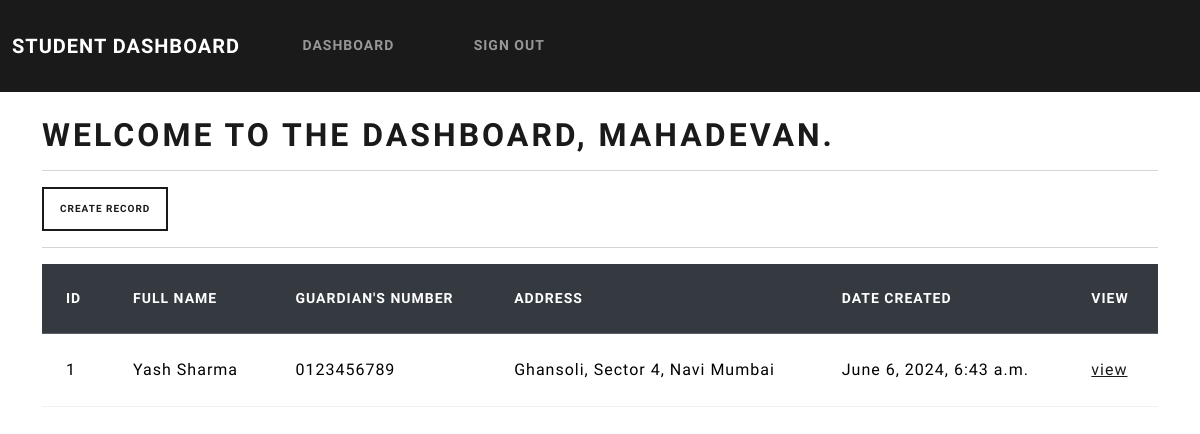
Before: /dashboard/ (signed in) with the older database file.
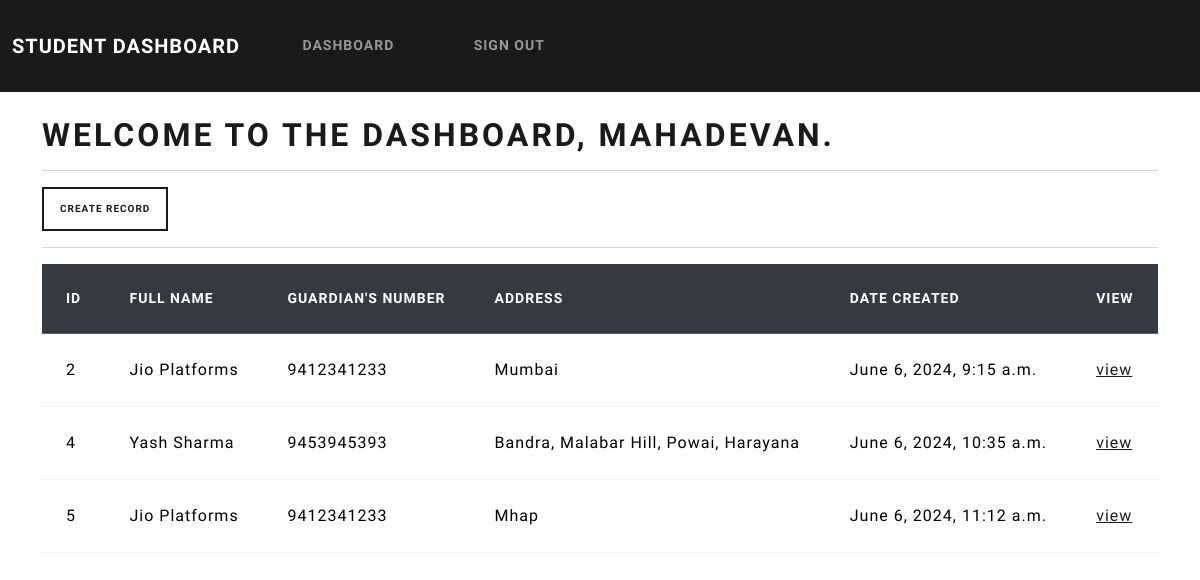
After: the same page with the newer database file.
### dashboard/models.py (models this page shows, shortened)
class studentrecord(models.Model):
    date_creation = models.DateTimeField(auto_now_add=True)
    firstname = models.CharField(max_length=200)
    lastname = models.CharField(max_length=200)
    parentnumber = models.CharField(max_length=10)
    address = models.CharField(max_length=500)

### dashboard/views.py (the view)
# urls.py: path('dashboard/', views.dashboard, name = 'dashboard'),
@login_required(login_url='login')
def dashboard(request):
    therecords = studentrecord.objects.all()
    context = {'records': therecords}
    return render(request, 'dashboard/dashboard.html', context=context)

### dashboard/templates/dashboard/dashboard.html
{% extends 'dashboard/base.html' %}
{% block content %}
<h1>Welcome to the dashboard, {{user}}.</h1>
<hr>
<a href="{% url 'create-record' %}" class="btn btn-outline-primary btn-sm"> Create Record</a>
<hr>
<table class="table table-hover">
    <thead class="table-dark">
        <tr>
            <th scope="col">ID</th>
            <th scope="col">Full Name</th>
            <th scope="col">Guardian's Number</th>
            <th scope="col">Address</th>
            <th scope="col">Date Created</th>
            <th scope="col">View</th>
        </tr>
    </thead>
    <tbody>
        {% if records %}
        {% for record in records %}
        <tr>
            <td> {{record.id}} </td>
            <td> {{record.firstname}} {{record.lastname}}</td>
            <td> {{record.parentnumber}}</td>
            <td> {{record.address}} </td>
            <td> {{record.date_creation}} </td>
            <td><a href="{% url 'record' record.id%}">view</a></td>
        </tr>
        {%endfor%}
        {% endif %}
    </tbody>
</table>
{%endblock%}

Changed rows visible on the page:
removed studentrecord: id "1", firstname "Yash", lastname "Sharma", parentnumber "0123456789", address "Ghansoli, Sector 4, Navi Mumbai", date_creation "June 6, 2024, 6:43 a.m."
added studentrecord: id "2", firstname "Jio", lastname "Platforms", parentnumber "9412341233", address "Mumbai", date_creation "June 6, 2024, 9:15 a.m."
added studentrecord: id "4", firstname "Yash", lastname "Sharma", parentnumber "9453945393", address "Bandra, Malabar Hill, Powai, Harayana", date_creation "June 6, 2024, 10:35 a.m."
added studentrecord: id "5", firstname "Jio", lastname "Platforms", parentnumber "9412341233", address "Mhap", date_creation "June 6, 2024, 11:12 a.m."
